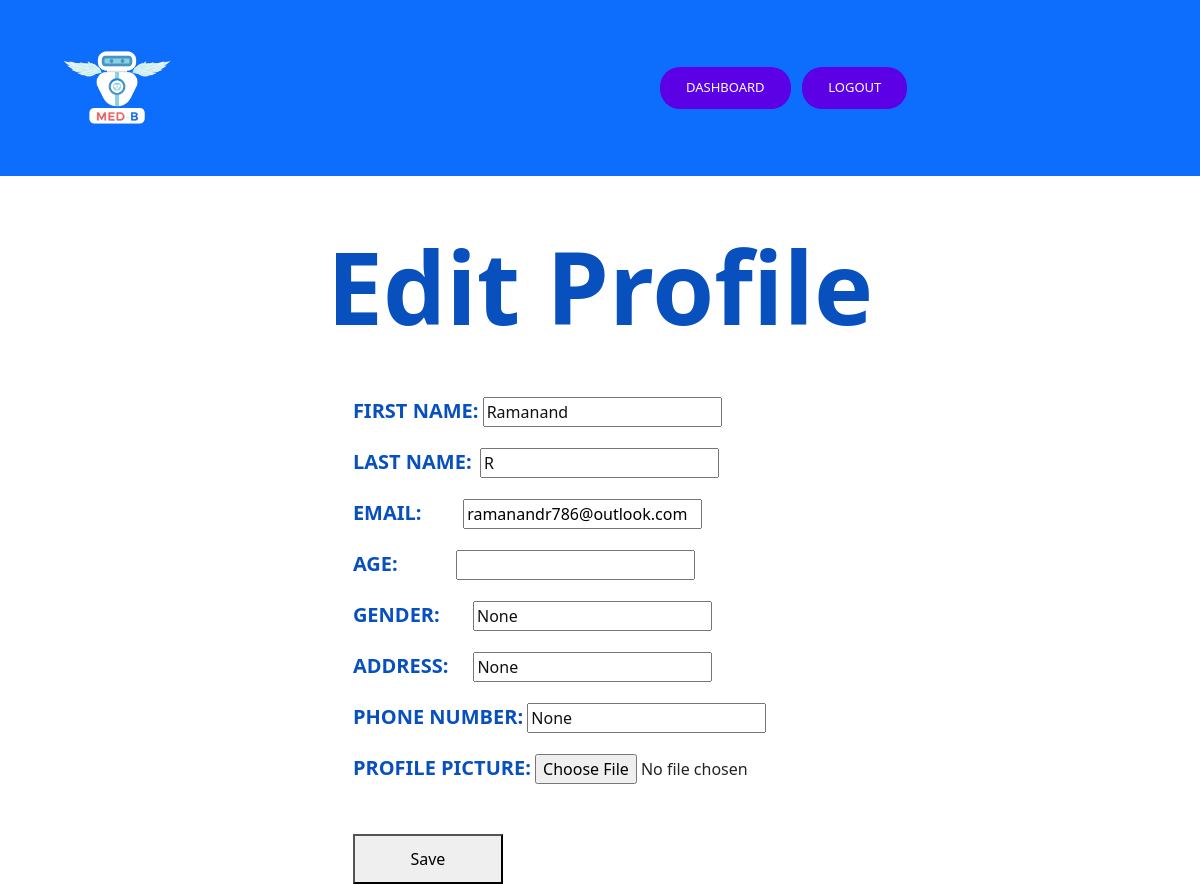
Page /profile/edit/ (signed in) on the earlier database version.
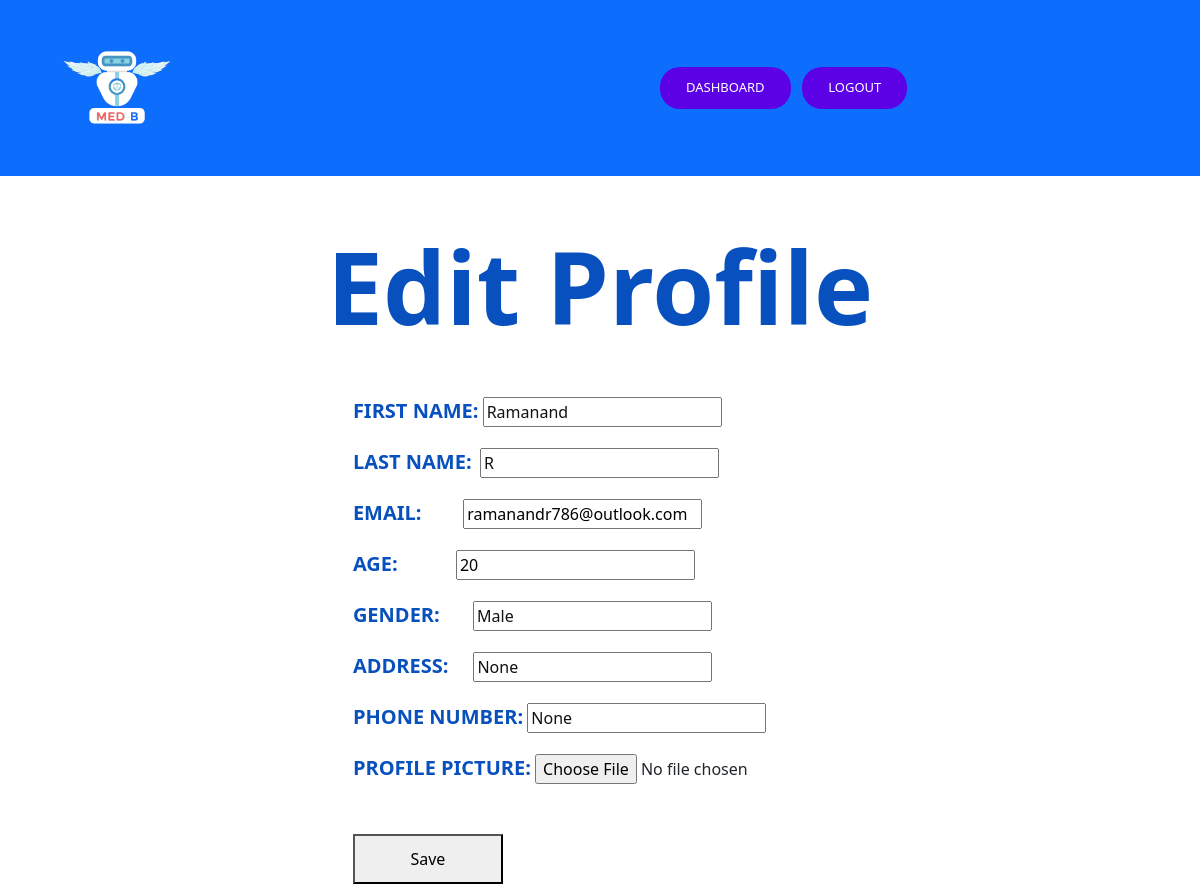
Same page on the later database version.
### authsystem/models.py (models this page shows)
class Profile(models.Model):
    user = models.OneToOneField(User, on_delete=models.CASCADE)
    picture = models.ImageField(upload_to='profile_pictures', null=True, blank=True)
    age = models.IntegerField(null=True, blank=True)
    gender = models.CharField(max_length=10, null=True, blank=True)
    address = models.CharField(max_length=100, null=True, blank=True)
    phone = models.CharField(max_length=20, null=True, blank=True)

### authsystem/views.py (the view, shortened to what this page needs)
# urls.py: path('profile/edit/', views.edit_profile, name='edit_profile'),
@login_required
def edit_profile(request):
    try:
        profile = request.user.profile
    except Profile.DoesNotExist:
        profile = Profile(user=request.user)
    return render(request, 'edit_profile.html', {'profile': profile})

### templates/edit_profile.html (shortened to what this page needs)
{% extends 'base.html' %}
{% block mybody %}
<div class="edit-profile">
    <h1 style='color:#0750bd;margin-bottom:50px;font-size: 100px;'>Edit Profile</h1>
    <form method="POST" enctype="multipart/form-data">
      <div class="form-group">
        <label for="id_first_name" style="font-size: 20px;">First Name:</label>
        <input type="text" id="id_first_name" name="first_name" value="{{ profile.user.first_name }}">
      </div>
      <div class="form-group">
        <label for="id_last_name" style="font-size: 20px;">Last Name:</label>&nbsp;
        <input type="text" id="id_last_name" name="last_name" value="{{ profile.user.last_name }}">
      </div>
      <div class="form-group">
        <label for="id_email" style="font-size: 20px;">Email:</label>&nbsp;&nbsp;&nbsp;&nbsp;&nbsp;&nbsp;&nbsp;&nbsp;&nbsp;
        <input type="email" id="id_email" name="email" value="{{ profile.user.email }}">
      </div>
      <div class="form-group">
        <label for="id_age"style="font-size: 20px;">Age:</label>&nbsp;&nbsp;&nbsp;&nbsp;&nbsp;&nbsp;&nbsp;&nbsp;&nbsp;&nbsp;&nbsp;&nbsp;&nbsp;
        <input type="number" id="id_age" name="age" value="{{ profile.age }}">
      </div>
      <div class="form-group">
        <label for="id_gender" style="font-size: 20px;">Gender:</label>&nbsp;&nbsp;&nbsp;&nbsp;&nbsp;&nbsp;&nbsp;
        <input type="text" id="id_gender" name="gender" value="{{ profile.gender }}">
      </div>
      <div class="form-group">
        <label for="id_address" style="font-size: 20px;">Address:</label>&nbsp;&nbsp;&nbsp;&nbsp;&nbsp;
        <input type="text" id="id_address" name="address" value="{{ profile.address }}">
      </div>
      <div class="form-group">
        <label for="id_phone" style="font-size: 20px;">Phone Number:</label>
        <input type="text" id="id_phone" name="phone" value="{{ profile.phone }}">
      </div>
      <div class="form-group">
        <label for="id_picture" style="font-size: 20px;">Profile Picture:</label>
        <input type="file" id="id_picture" name="picture">
      </div>
      <button type="submit" style="height: 50px;width: 150px;margin-top: 30px;">Save</button>
    </form>
  </div>
{% endblock %}

### templates/base.html (shortened to what this page needs)
{% load static %}
<!DOCTYPE html>
<html lang="en">
<head>
    <link rel="stylesheet" href="{% static 'main.css' %}">
    <link rel="stylesheet" href="{% static 'styles.css' %}">
    <link href="https://cdn.jsdelivr.net/npm/bootstrap@5.2.3/dist/css/bootstrap.min.css" rel="stylesheet">
</head>
<body>
    <nav class="navbar navbar-expand-lg navbar-dark bg-primary" id="main-navbar">
        <div class="container">
          <a class="navbar-brand" href="{% url 'index' %}"><img style="width:30%;height:30%" src="{% static 'img/med-b-icon.png' %}" alt="" ></a>
          <div class="collapse navbar-collapse" id="navbarNavAltMarkup">
            <form class="d-flex" id="authstyle">
              {% if user.is_authenticated %}
                <a href="{% url 'dashboard' %}" class="btn" style="color: white; background-color: #5c00e6;"type="submit" id="header-links"> Dashboard</a>&nbsp;&nbsp;&nbsp;
                <a href="{% url 'logout' %}" class="btn" style="color: white; background-color: #5c00e6;"type="submit" id="header-links"> Logout </a>
              {% endif %}
              </form>
          </div>
        </div>
    </nav>
      <div>
        {% block mybody %}
        {% endblock %}
      </div>
</body>
</html>

### static/main.css (style rules this page uses)
#main-navbar { color: white; min-height: 14vh; font-size: 15px; }
#authstyle { margin-left: 17%; border-radius: 50%; }
#header-links { position: relative; border-radius: 20px; display: inline-block; padding: 10px 25px; text-transform: uppercase; text-decoration: none; font-size: 13px; overflow: hidden; transition: 0.2s; }
body { margin:0; color:#6a6f8c; background-image: url('images/bg.png'); font:600 16px/18px 'Open Sans',sans-serif; }
*,:after,:before { box-sizing:border-box }
a { color:inherit;text-decoration:none }
body { font: 100% / 1.414 "Open Sans", "Roboto", arial, sans-serif; background: #e9e9e9; }
a, [type="submit"] { transition: all .25s ease-in; }
h1, h2 { font-weight: 300; color: rgba(255,255,255,1); }
label { font-size: .85rem; text-transform: uppercase; color: #ccc; }
[type="text"] { color: #111; }

### static/styles.css (style rules this page uses)
:root { --primary: #2124B1; --secondary: #4777F5; --light: #F7FAFF; --dark: #1D1D27; }
h1, h2, h3, .fw-bold { font-weight: 700 !important; }
.btn { font-weight: 500; transition: .5s; }

### templates/edit_profile.html (style rules this page uses)
.edit-profile { display: flex; align-items: center; justify-content: center; flex-direction: column; margin-top: 50px; }
.edit-profile form { display: flex; flex-direction: column; gap: 20px; }

### templates/base.html (style rules this page uses)
label { font-size: .85rem; text-transform: uppercase; color: #0750bd; font-weight: 900; }

Differences in the rows shown:
added Profile: first_name "Ramanand", last_name "R", email "ramanandr786@outlook.com", age "20", gender "Male", address "None", phone "None"
Other differences:
form field gender: "None" → (not shown)
form field address: "None" → (not shown)
form field phone: "None" → (not shown)
